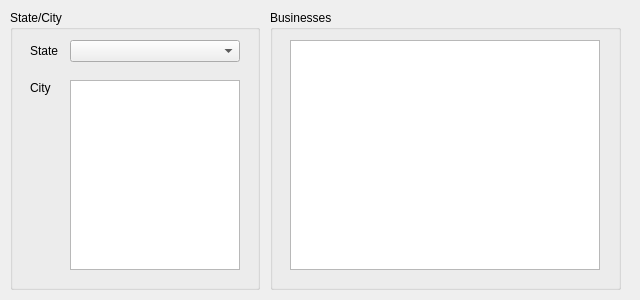
<?xml version="1.0" encoding="UTF-8"?>
<ui version="4.0">
 <class>Form</class>
 <widget class="QWidget" name="Form">
  <property name="geometry">
   <rect>
    <x>0</x>
    <y>0</y>
    <width>640</width>
    <height>300</height>
   </rect>
  </property>
  <property name="windowTitle">
   <string>CptS 451</string>
  </property>
  <widget class="QGroupBox" name="groupBox">
   <property name="geometry">
    <rect>
     <x>10</x>
     <y>10</y>
     <width>250</width>
     <height>280</height>
    </rect>
   </property>
   <property name="title">
    <string>State/City</string>
   </property>
   <widget class="QComboBox" name="state_combo">
    <property name="geometry">
     <rect>
      <x>60</x>
      <y>30</y>
      <width>170</width>
      <height>22</height>
     </rect>
    </property>
   </widget>
   <widget class="QLabel" name="label">
    <property name="geometry">
     <rect>
      <x>20</x>
      <y>33</y>
      <width>45</width>
      <height>15</height>
     </rect>
    </property>
    <property name="text">
     <string>State</string>
    </property>
   </widget>
   <widget class="QLabel" name="label_2">
    <property name="geometry">
     <rect>
      <x>20</x>
      <y>70</y>
      <width>45</width>
      <height>15</height>
     </rect>
    </property>
    <property name="text">
     <string>City</string>
    </property>
   </widget>
   <widget class="QListWidget" name="city_list">
    <property name="geometry">
     <rect>
      <x>60</x>
      <y>70</y>
      <width>170</width>
      <height>190</height>
     </rect>
    </property>
   </widget>
  </widget>
  <widget class="QGroupBox" name="groupBox_2">
   <property name="geometry">
    <rect>
     <x>270</x>
     <y>10</y>
     <width>351</width>
     <height>280</height>
    </rect>
   </property>
   <property name="title">
    <string>Businesses</string>
   </property>
   <widget class="QTableWidget" name="business_table">
    <property name="geometry">
     <rect>
      <x>20</x>
      <y>30</y>
      <width>310</width>
      <height>230</height>
     </rect>
    </property>
   </widget>
  </widget>
 </widget>
 <resources/>
 <connections/>
</ui>
